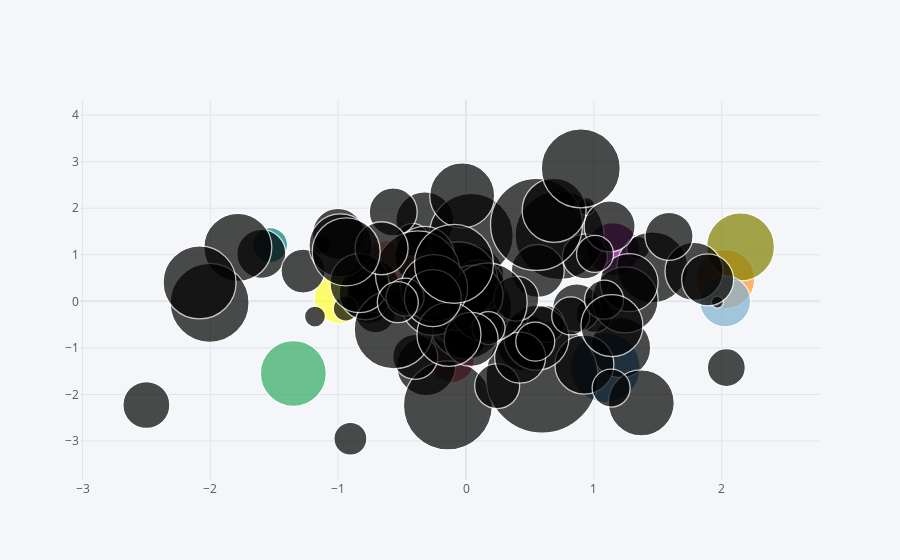

Notebook code cell kept with this figure:
### Markdown cell above
## bubble

### Code cell
df.iplot(kind='bubble',x='A',y='B',size='C')
